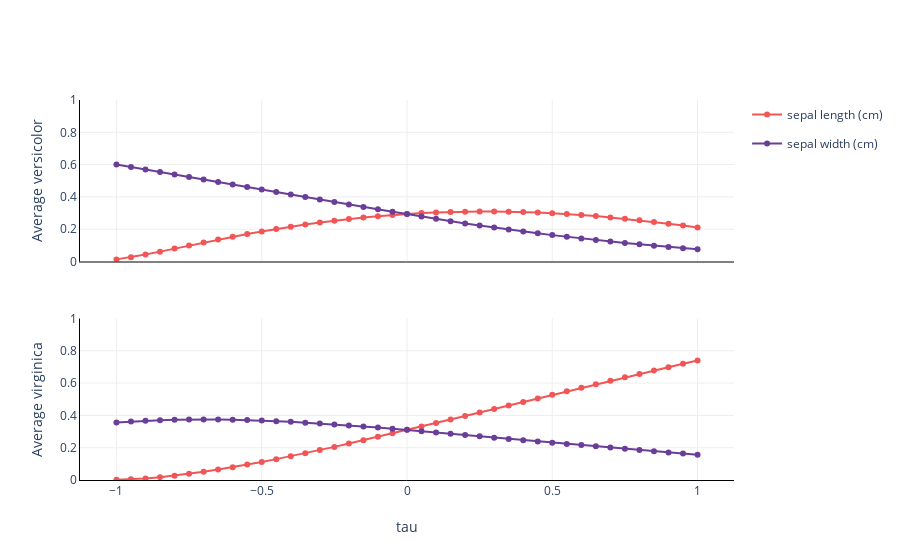

This figure's notebook cell:
### Markdown cell above
Two variables, two classes.

### Code cell
explainer.plot_bias(
    X_test=X_test[['sepal length (cm)', 'sepal width (cm)']],
    y_pred=y_pred[['versicolor', 'virginica']]
)
